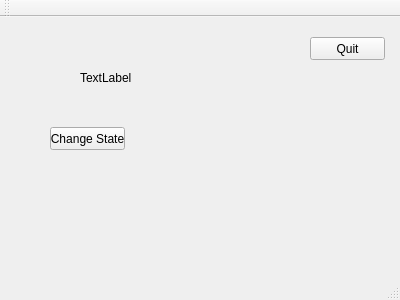
<?xml version="1.0" encoding="UTF-8"?>
<ui version="4.0">
 <class>MainWindow</class>
 <widget class="QMainWindow" name="MainWindow">
  <property name="geometry">
   <rect>
    <x>0</x>
    <y>0</y>
    <width>400</width>
    <height>300</height>
   </rect>
  </property>
  <property name="windowTitle">
   <string>MainWindow</string>
  </property>
  <widget class="QWidget" name="centralWidget">
   <widget class="QLabel" name="stateLabel">
    <property name="geometry">
     <rect>
      <x>80</x>
      <y>40</y>
      <width>131</width>
      <height>41</height>
     </rect>
    </property>
    <property name="text">
     <string>TextLabel</string>
    </property>
   </widget>
   <widget class="QPushButton" name="changeState">
    <property name="geometry">
     <rect>
      <x>50</x>
      <y>110</y>
      <width>75</width>
      <height>23</height>
     </rect>
    </property>
    <property name="text">
     <string>Change State</string>
    </property>
   </widget>
   <widget class="QPushButton" name="quickB">
    <property name="geometry">
     <rect>
      <x>310</x>
      <y>20</y>
      <width>75</width>
      <height>23</height>
     </rect>
    </property>
    <property name="text">
     <string>Quit</string>
    </property>
   </widget>
  </widget>
  <widget class="QMenuBar" name="menuBar">
   <property name="geometry">
    <rect>
     <x>0</x>
     <y>0</y>
     <width>400</width>
     <height>21</height>
    </rect>
   </property>
  </widget>
  <widget class="QToolBar" name="mainToolBar">
   <attribute name="toolBarArea">
    <enum>TopToolBarArea</enum>
   </attribute>
   <attribute name="toolBarBreak">
    <bool>false</bool>
   </attribute>
  </widget>
  <widget class="QStatusBar" name="statusBar"/>
 </widget>
 <layoutdefault spacing="6" margin="11"/>
 <resources/>
 <connections/>
</ui>
